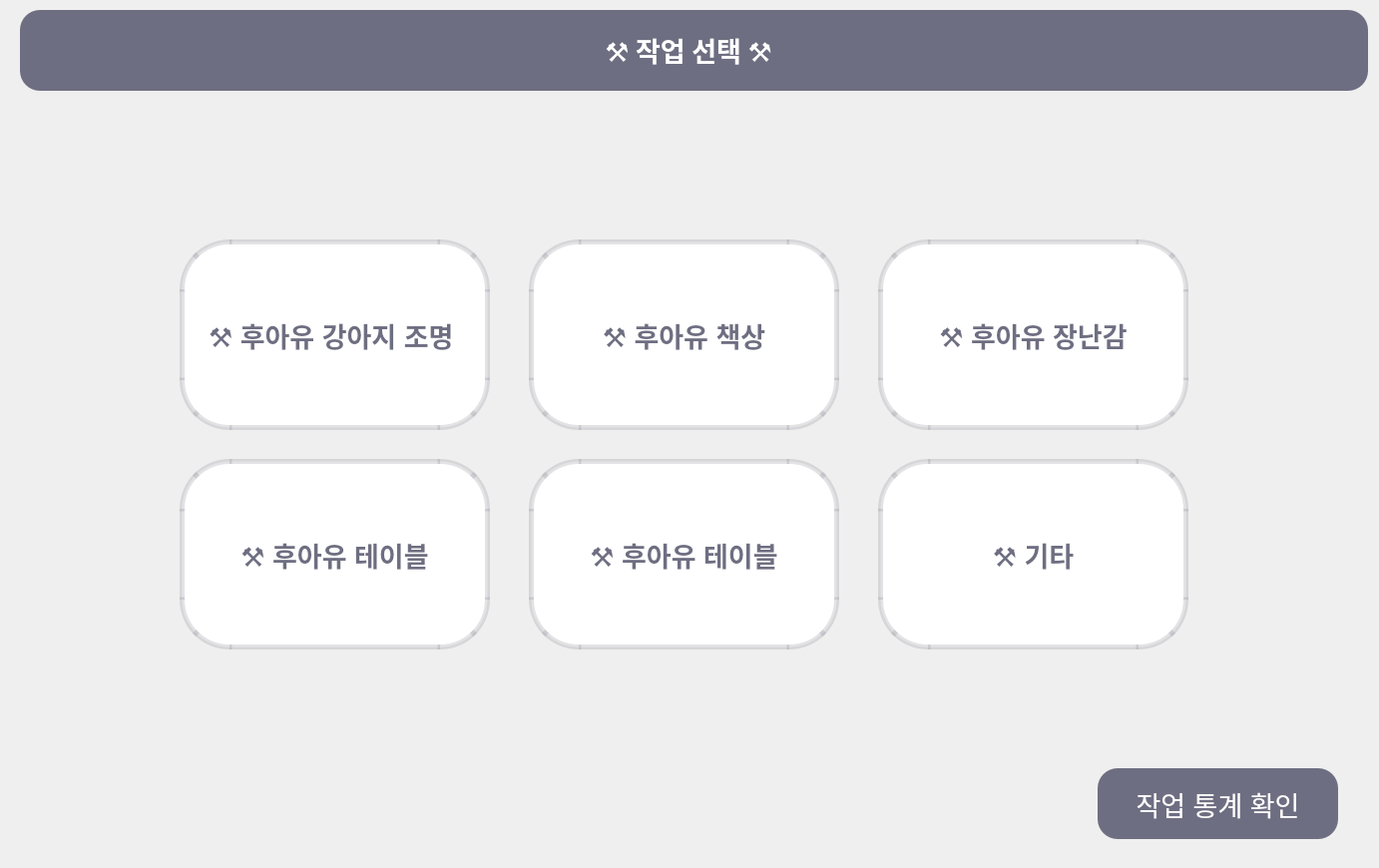
<?xml version="1.0" encoding="UTF-8"?>
<ui version="4.0">
 <class>Dialog</class>
 <widget class="QDialog" name="Dialog">
  <property name="geometry">
   <rect>
    <x>0</x>
    <y>0</y>
    <width>1382</width>
    <height>870</height>
   </rect>
  </property>
  <property name="font">
   <font>
    <weight>75</weight>
    <bold>true</bold>
   </font>
  </property>
  <property name="windowTitle">
   <string>Dialog</string>
  </property>
  <widget class="QGroupBox" name="titleBox">
   <property name="geometry">
    <rect>
     <x>20</x>
     <y>10</y>
     <width>1351</width>
     <height>81</height>
    </rect>
   </property>
   <property name="styleSheet">
    <string notr="true">color:rgb(255,255,255);background-color: rgb(110, 110,130); border-radius: 20px</string>
   </property>
   <property name="title">
    <string/>
   </property>
   <widget class="QLabel" name="titleLabel">
    <property name="geometry">
     <rect>
      <x>370</x>
      <y>20</y>
      <width>600</width>
      <height>40</height>
     </rect>
    </property>
    <property name="maximumSize">
     <size>
      <width>600</width>
      <height>40</height>
     </size>
    </property>
    <property name="font">
     <font>
      <family>Roboto Light</family>
      <pointsize>20</pointsize>
      <weight>75</weight>
      <bold>true</bold>
     </font>
    </property>
    <property name="autoFillBackground">
     <bool>false</bool>
    </property>
    <property name="styleSheet">
     <string notr="true">background-color: rgb(255, 255, 255, 0);</string>
    </property>
    <property name="text">
     <string>⚒️ 작업 선택 ⚒️</string>
    </property>
    <property name="alignment">
     <set>Qt::AlignCenter</set>
    </property>
   </widget>
  </widget>
  <widget class="QPushButton" name="selectButton1">
   <property name="geometry">
    <rect>
     <x>180</x>
     <y>240</y>
     <width>311</width>
     <height>191</height>
    </rect>
   </property>
   <property name="font">
    <font>
     <pointsize>20</pointsize>
     <weight>75</weight>
     <bold>true</bold>
    </font>
   </property>
   <property name="styleSheet">
    <string notr="true">background-color:rgb(255,255,255);color: rgb(110, 110,130); border-color: rgb(110, 110,130,50);
border-style: solid;
border-width: 5px;border-radius: 50px </string>
   </property>
   <property name="text">
    <string>⚒️ 후아유 강아지 조명 </string>
   </property>
  </widget>
  <widget class="QPushButton" name="selectButton2">
   <property name="geometry">
    <rect>
     <x>180</x>
     <y>460</y>
     <width>311</width>
     <height>191</height>
    </rect>
   </property>
   <property name="font">
    <font>
     <pointsize>20</pointsize>
     <weight>75</weight>
     <bold>true</bold>
    </font>
   </property>
   <property name="styleSheet">
    <string notr="true">background-color:rgb(255,255,255);color: rgb(110, 110,130); border-color: rgb(110, 110,130,50);
border-style: solid;
border-width: 5px;border-radius: 50px </string>
   </property>
   <property name="text">
    <string>⚒️ 후아유 테이블</string>
   </property>
  </widget>
  <widget class="QPushButton" name="selectButton3">
   <property name="geometry">
    <rect>
     <x>530</x>
     <y>240</y>
     <width>311</width>
     <height>191</height>
    </rect>
   </property>
   <property name="font">
    <font>
     <pointsize>20</pointsize>
     <weight>75</weight>
     <bold>true</bold>
    </font>
   </property>
   <property name="styleSheet">
    <string notr="true">background-color:rgb(255,255,255);color: rgb(110, 110,130); border-color: rgb(110, 110,130,50);
border-style: solid;
border-width: 5px;border-radius: 50px </string>
   </property>
   <property name="text">
    <string>⚒️ 후아유 책상</string>
   </property>
  </widget>
  <widget class="QPushButton" name="selectButton4">
   <property name="geometry">
    <rect>
     <x>530</x>
     <y>460</y>
     <width>311</width>
     <height>191</height>
    </rect>
   </property>
   <property name="font">
    <font>
     <pointsize>20</pointsize>
     <weight>75</weight>
     <bold>true</bold>
    </font>
   </property>
   <property name="styleSheet">
    <string notr="true">background-color:rgb(255,255,255);color: rgb(110, 110,130); border-color: rgb(110, 110,130,50);
border-style: solid;
border-width: 5px;border-radius: 50px </string>
   </property>
   <property name="text">
    <string>⚒️ 후아유 테이블</string>
   </property>
  </widget>
  <widget class="QPushButton" name="selectButton5">
   <property name="geometry">
    <rect>
     <x>880</x>
     <y>240</y>
     <width>311</width>
     <height>191</height>
    </rect>
   </property>
   <property name="font">
    <font>
     <pointsize>20</pointsize>
     <weight>75</weight>
     <bold>true</bold>
    </font>
   </property>
   <property name="styleSheet">
    <string notr="true">background-color:rgb(255,255,255);color: rgb(110, 110,130); border-color: rgb(110, 110,130,50);
border-style: solid;
border-width: 5px;border-radius: 50px </string>
   </property>
   <property name="text">
    <string>⚒️ 후아유 장난감</string>
   </property>
  </widget>
  <widget class="QPushButton" name="selectButton6">
   <property name="geometry">
    <rect>
     <x>880</x>
     <y>460</y>
     <width>311</width>
     <height>191</height>
    </rect>
   </property>
   <property name="font">
    <font>
     <pointsize>20</pointsize>
     <weight>75</weight>
     <bold>true</bold>
    </font>
   </property>
   <property name="styleSheet">
    <string notr="true">background-color:rgb(255,255,255);color: rgb(110, 110,130); border-color: rgb(110, 110,130,50);
border-style: solid;
border-width: 5px;border-radius: 50px </string>
   </property>
   <property name="text">
    <string>⚒️ 기타</string>
   </property>
  </widget>
  <widget class="QPushButton" name="staticButton">
   <property name="geometry">
    <rect>
     <x>1100</x>
     <y>770</y>
     <width>241</width>
     <height>71</height>
    </rect>
   </property>
   <property name="font">
    <font>
     <pointsize>20</pointsize>
     <weight>50</weight>
     <bold>false</bold>
    </font>
   </property>
   <property name="styleSheet">
    <string notr="true">color:rgb(255,255,255);background-color: rgb(110, 110,130); border-radius: 20px</string>
   </property>
   <property name="text">
    <string>작업 통계 확인</string>
   </property>
  </widget>
 </widget>
 <resources/>
 <connections/>
</ui>
